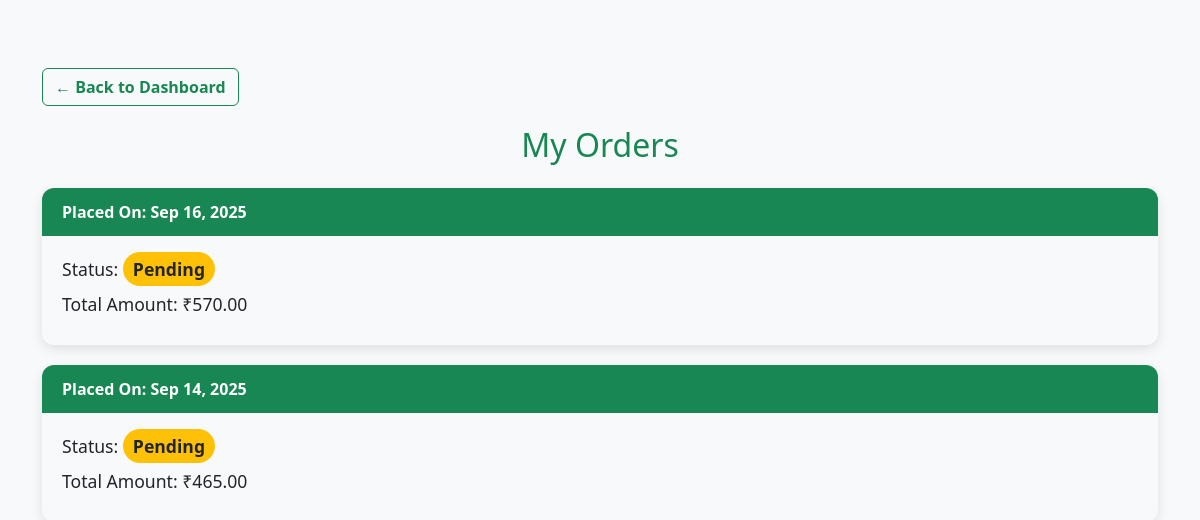
/orders/ (signed in), run on an earlier commit of the app's database.
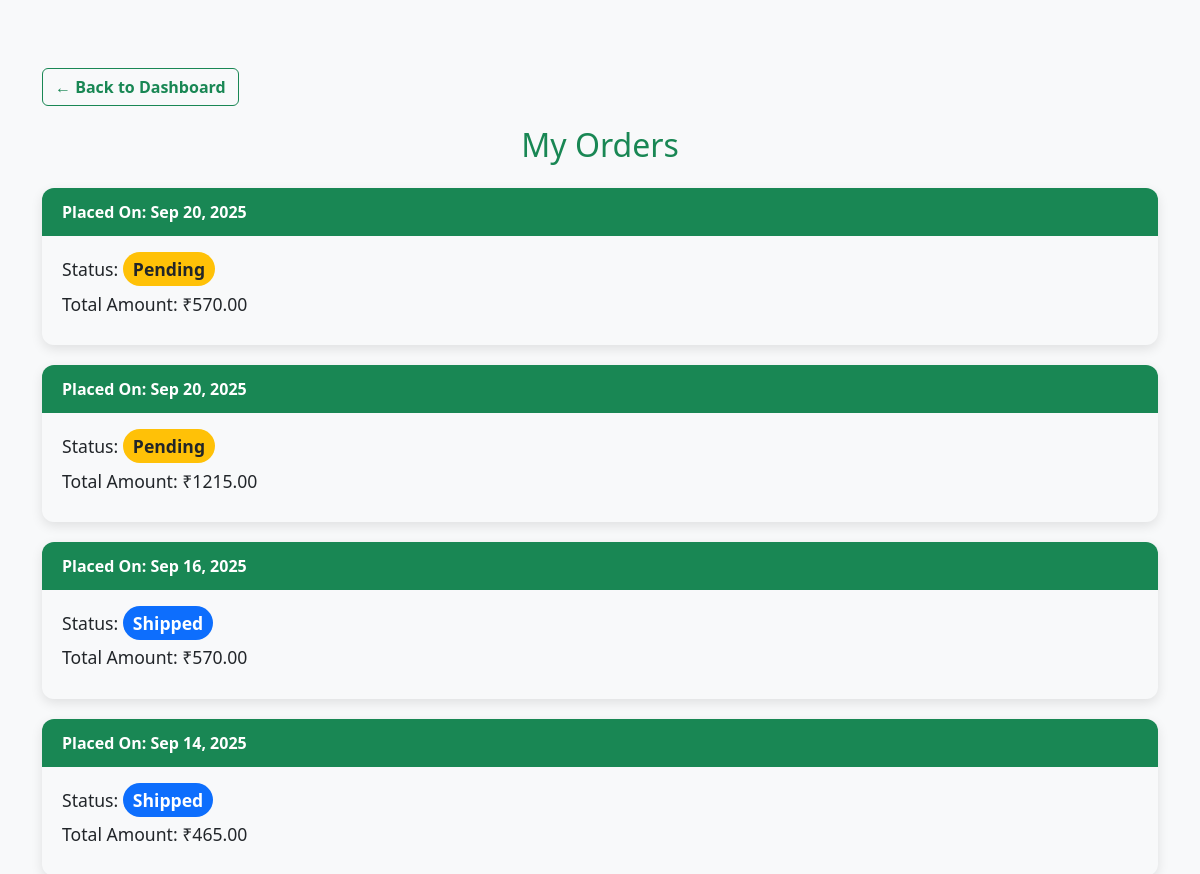
And on a later commit of the database.
### greenpharma/models.py (models this page shows, shortened)
class Order(models.Model):
    customer = models.ForeignKey(CustomerProfile, on_delete=models.CASCADE, related_name="orders")
    created_at = models.DateTimeField(auto_now_add=True)
    status = models.CharField(
        max_length=20,
        choices=[("Pending", "Pending"), ("Shipped", "Shipped"), ("Delivered", "Delivered")],
        default="Pending",
    )
    def total_amount(self):
        return sum(item.total_price() for item in self.items.all())

class OrderItem(models.Model):
    order = models.ForeignKey(Order, on_delete=models.CASCADE, related_name="items")
    product = models.ForeignKey(Product, on_delete=models.SET_NULL, null=True)
    quantity = models.PositiveIntegerField(default=1)
    price_at_purchase = models.DecimalField(max_digits=10, decimal_places=2)
    def total_price(self):
        return self.price_at_purchase * self.quantity

### greenpharma/views.py (the view)
# urls.py: path('orders/', views.order_history, name='order_history'),
@login_required
def order_history(request):
    customer = CustomerProfile.objects.get(user=request.user)
    orders = Order.objects.filter(customer=customer).order_by('-created_at')
    return render(request, 'greenpharma/order_history.html', {'orders': orders})

### greenpharma/templates/greenpharma/order_history.html (shortened to what this page needs)
<!DOCTYPE html>
<html lang="en">
<head>
    <link href="https://cdn.jsdelivr.net/npm/bootstrap@5.3.0/dist/css/bootstrap.min.css" rel="stylesheet" />
</head>
<body>
    <div class="container mt-5 mb-5">
        <a href="{% url 'customer_dashboard' %}" class="btn btn-outline-success back-link">← Back to Dashboard</a>
        <h2 class="mb-4 text-center text-success">My Orders</h2>
        {% if orders %}
            {% for order in orders %}
                <div class="order-card">
                    <div class="order-header">
                        Placed On: {{ order.created_at|date:"M d, Y" }}
                    </div>
                    <div class="order-body">
                        <div class="order-detail">
                            Status:
                            <span class="status-badge status-{{ order.status }}">
                                {{ order.status }}
                            </span>
                        </div>
                        <div class="order-detail">
                            Total Amount: ₹{{ order.total_amount|floatformat:2 }}
                        </div>
                    </div>
                </div>
            {% endfor %}
        {% else %}
            <p class="text-center fs-5">You have no orders yet.</p>
        {% endif %}
    </div>
</body>
</html>

What changed in the data, as far as the page shows it:
added Order: created_at "Sep 20, 2025", status "Pending", total_amount "570.00"
added Order: created_at "Sep 20, 2025", status "Pending", total_amount "1215.00"
changed Order "Sep 16, 2025": status "Pending" → "Shipped"
changed Order "Sep 14, 2025": status "Pending" → "Shipped"
